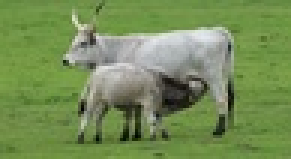
%> input picture week2/Gabor Segmentation/data/cows.jpg, 97 x 53 px, shrunk from 753 x 414 before the run (shown 3 times larger)
$ octave gabor_segmentation.m   (GNU Octave 9; MATLAB toolbox functions it lacks are replaced by stand-ins)
%> lines starting %> are read from the running program, lines starting %| are printed output that depends on the picture; in (x1, y1, x2, y2) boxes, pixels count from 0 and x2, y2 are one past the last pixel; in counts of white or black regions, pixels touching at a corner belong together; the program's own positions count from 1
close all
clear all
%% Hyperparameters
k        = 2;      % number of clusters in k-means algorithm. By default,
                   % we consider k to be 2 in foreground-background segmentation task.
image_id = 'Cows-better'; % Identifier to switch between input images.
                   % Possible ids: 'Kobi',    'Polar', 'Robin-1'
                   %               'Robin-2', 'Cows'
padding = 'replicate'; % Padding chosen for imfilter(), e.g. 'symmetric', 'replicate', 'circular'
% Misc
err_msg  = 'Image not available.';

% Control settings
visFlag       = false;    %  Set to true to visualize filter responses.
smoothingFlag = true;   %  Set to true to postprocess filter outputs.

%% Read image
switch image_id
    case 'Kobi'
        img = imread('kobi.png');
        resize_factor = 0.25;
    case 'Kobi-better'
        img = imread('kobi.png');
        resize_factor = 0.25;
    case 'Polar'
        img = imread('./data/polar-bear-hiding.jpg');
        resize_factor = 0.75;
    case 'Robin-1'
        img = imread('./data/robin-1.jpg');
        resize_factor = 1;
    case 'Robin-2'
        img = imread('./data/robin-2.jpg');
        resize_factor = 0.5;
    case 'Cows'
        img = imread('./data/cows.jpg');
        resize_factor = 0.5;
    case 'Cows-better'
        img = imread('./data/cows.jpg');
%> img is the input picture: size 53x97x3 uint8; mean R, G, B 117.6, 141.8, 86.2
        resize_factor = 0.5;
    case 'SciencePark'
        img = imread('./data/sciencepark.jpg');
        img = permute(img,[2,1,3]);
        resize_factor = 0.2;

    otherwise
        error(err_msg)
end

% Image adjustments
img      = imresize(img,resize_factor);
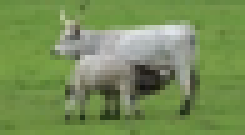
%> img: size 27x49x3 uint8 (shown 5 times larger); mean R, G, B 117.6, 141.8, 86.2
img_gray = rgb2gray(img);
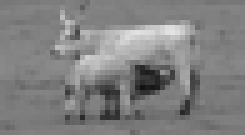
%> img_gray: size 27x49 uint8 (shown 5 times larger); min 18, max 227, mean 128.2

% Display image
figure(1), imshow(img), title(sprintf('Input image: %s', image_id));

%% Design array of Gabor Filters
% In this code section, you will create a Gabor Filterbank. A filterbank is
% a collection of filters with varying properties (e.g. {shape, texture}).
% A Gabor filterbank consists of Gabor filters of distinct orientations
% and scales. We will use this bank to extract texture information from the
% input image.

[numRows, numCols, ~] = size(img);
%> numRows = 27; numCols = 49

% Estimate the minimum and maximum of the wavelengths for the sinusoidal
% carriers.
% ** This step is pretty much standard, therefore, you don't have to
%    worry about it. It is cycles in pixels. **
lambdaMin = 4/sqrt(2);
lambdaMax = hypot(numRows,numCols);
%> lambdaMax = 55.95

% Specify the carrier wavelengths.
% (or the central frequency of the carrier signal, which is 1/lambda)
n = floor(log2(lambdaMax/lambdaMin));
%> n = 4
lambdas = 2.^(0:(n-2)) * lambdaMin;
%> lambdas = [2.83 5.66 11.31]

% Define the set of orientations for the Gaussian envelope.
dTheta      = 2*pi/8;                  % \\ the step size
orientations = 0:dTheta:(pi/2);

% Define the set of sigmas for the Gaussian envelope. Sigma here defines
% the standard deviation, or the spread of the Gaussian.
sigmas = [0,4,0.6,8];

% Now you can create the filterbank. We provide you with a MATLAB struct
% called gaborFilterBank in which we will hold the filters and their
% corresponding parameters such as sigma, lambda and etc.
% ** All you need to do is to implement createGabor(). Rest will be handled
%    by the provided code block. **
gaborFilterBank = struct();
tic
filterNo = 1;
for ii = 1:length(lambdas)
    for jj  = 1:length(sigmas)
        for ll = 1:length(orientations)
            % Filter parameter configuration for this filter.
            lambda = lambdas(ii);
            sigma  = sigmas(jj);
            theta  = orientations(ll);
            psi    = 0;
            gamma  = 0.5;

            % Create a Gabor filter with the specs above.
            % (We also record the settings in which they are created. )
            % // TODO: Implement the function createGabor() following
            %          the guidelines in the given function template.
            %          ** See createGabor.m for instructions ** //
            gaborFilterBank(filterNo).filterPairs = createGabor( sigma, theta, lambda, psi, gamma );
            gaborFilterBank(filterNo).sigma       = sigma;
            gaborFilterBank(filterNo).lambda      = lambda;
            gaborFilterBank(filterNo).theta       = theta;
            gaborFilterBank(filterNo).psi         = psi;
            gaborFilterBank(filterNo).gamma       = gamma;
            filterNo = filterNo+1;
        end
    end
end
%> after the loop, filterNo = 37
ctime = toc;

fprintf('--------------------------------------\n \t\tDetails\n--------------------------------------\n')
fprintf('Total number of filters       : %d \n', length(gaborFilterBank));
%| Total number of filters       : 36
fprintf('Number of scales (sigma)      : %d \n', length(sigmas));
fprintf('Number of orientations (theta): %d \n', length(orientations));
fprintf('Number of carriers (lambda)   : %d \n', length(lambdas));
%| Number of carriers (lambda)   : 3
fprintf('--------------------------------------\n')
fprintf('Filter bank created in %.3f seconds.\n', ctime);
fprintf('--------------------------------------\n')

%% Filter images using Gabor filter bank using quadrature pairs (real and imaginary parts)
% You will now filter the input image with each complex Gabor filter in
% gaborFilterBank structure and store the output in the cell called
% featureMaps.
% // Hint-1: Apply both the real imaginary parts of each kernel
%            separately in the spatial domain (i.e. over the image). //
% // Hint-2: Assign each output (i.e. real and imaginary parts) in
%            variables called real_out and imag_out. //
% // Hint-3: Use built-in MATLAB function, imfilter, to convolve the filter
%            with the input image. Type in the command window the following
%            command for more information: doc imfilter. Check the options
%            for padding. Find the one that works well. You might want to
%            explain what works better and why shortly in the report.
featureMaps = cell(length(gaborFilterBank),1);
for jj = 1 : length(gaborFilterBank)
    % \\TODO: filter the grayscale input with real part of the Gabor
    real_out =  imfilter(img_gray, gaborFilterBank(jj).filterPairs(:, :, 1), padding, 'conv');
    % \\TODO: filter the grayscale input with imaginary part of the Gabor
    imag_out =  imfilter(img_gray, gaborFilterBank(jj).filterPairs(:, :, 2), padding, 'conv');
    featureMaps{jj} = cat(3, real_out, imag_out);

    % Visualize the filter responses if you wish.
    if visFlag
        figure(2),
        subplot(121), imshow(real_out), title(sprintf('Re[h(x,y)], \\lambda = %f, \\theta = %f, \\sigma = %f',gaborFilterBank(jj).lambda,...
                                                                                                              gaborFilterBank(jj).theta,...
                                                                                                              gaborFilterBank(jj).sigma));
        subplot(122), imshow(imag_out), title(sprintf('Im[h(x,y)], \\lambda = %f, \\theta = %f, \\sigma = %f',gaborFilterBank(jj).lambda,...
                                                                                                              gaborFilterBank(jj).theta,...
                                                                                                              gaborFilterBank(jj).sigma));
        pause(1)
    end
end
%> after the loop, featureMaps = 36 items


%% Compute the magnitude
% Now, you will compute the magnitude of the output responses.
% \\ Hint: (real_part^2 + imaginary_part^2)^(1/2) \\
featureMags =  cell(length(gaborFilterBank),1);
for jj = 1:length(featureMaps)
    real_part = featureMaps{jj}(:,:,1);
    imag_part = featureMaps{jj}(:,:,2);
    % \\TODO: Compute the magnitude here
    featureMags{jj} = hypot(double(real_part), double(imag_part));

    % Visualize the magnitude response if you wish.
    if visFlag
        figure(3),
        imshow(uint8(featureMags{jj})), title(sprintf('Re[h(x,y)], \\lambda = %f, \\theta = %f, \\sigma = %f',gaborFilterBank(jj).lambda,...
                                                                                                              gaborFilterBank(jj).theta,...
                                                                                                              gaborFilterBank(jj).sigma));
        pause(.3)
    end
end
%> this loop made 36 passes
%> after the loop, featureMags = 36 items

%% Prepare and Preprocess features
% You can think of each filter response as a sort of feature representation
% for the pixels. Now that you have numFilters = |gaborFilterBank| filters,
% we can represent each pixel by this many features.
% \\ Q: What kind of features do you think gabor filters might correspond to?

% You will now implement a smoothing operation over the magnitude images in
% featureMags.
% \\ Hint: For each i in [1, length(featureMags)], smooth featureMags{i}
%          using an appropriate first order Gaussian kernel.
% \\ Hint: doc imfilter, doc fspecial or doc imgaussfilt.
features = zeros(numRows, numCols, length(featureMags));
if smoothingFlag
    % \\TODO:
    %FOR_LOOP
        % i)  filter the magnitude response with appropriate Gaussian kernels
        % ii) insert the smoothed image into features(:,:,jj)
    %END_FOR
    for jj = 1:length(featureMags)
        % features(:,:,jj) = imgaussfilt(featureMags{jj}, 5, 'Padding', padding);
        features(:,:,jj) = imfilter(featureMags{jj}, fspecial('gaussian', 5, 1));
    end
else
    % Don't smooth but just insert magnitude images into the matrix
    % called features.
    for jj = 1:length(featureMags)
        features(:,:,jj) = featureMags{jj};
    end
end


% Reshape the filter outputs (i.e. tensor called features) of size
% [numRows, numCols, numFilters] into a matrix of size [numRows*numCols, numFilters]
% This will constitute our data matrix which represents each pixel in the
% input image with numFilters features.
features = reshape(features, numRows * numCols, []);


% Standardize features.
% \\ Hint: see http://ufldl.stanford.edu/wiki/index.php/Data_Preprocessing
%          for more information. \\
% \\ TODO: i)  Implement standardization on matrix called features.
%          ii) Return the standardized data matrix.
%features_mean = mean(features);
%features_std = std(features);
%features = (features - features_mean) ./ features_std;
features = zscore(features, 0, 2);

% (Optional) Visualize the saliency map using the first principal component
% of the features matrix. It will be useful to diagnose possible problems
% with the pipeline and filterbank.
coeff = pca(features);
feature2DImage = reshape(features*coeff(:,1),numRows,numCols);
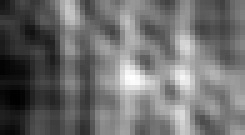
%> feature2DImage: size 27x49 double (shown 5 times larger); min -2.59, max 2.83, mean -0.254; drawn with min black and max white
figure(4)
imshow(feature2DImage,[]), title('Pixel representation projected onto first PC')


% Apply k-means algorithm to cluster pixels using the data matrix,
% features.
% \\ Hint-1: doc kmeans
% \\ Hint-2: use the parameter k defined in the first section when calling
%            MATLAB's built-in kmeans function.
tic
% \\TODO: Return cluster labels per pixel
pixLabels = kmeans(features, k);
%> pixLabels = 1323 values, max 2 at index 271, min 1 at index 1, mean 1.54
ctime = toc;
fprintf('Clustering completed in %.3f seconds.\n', ctime);


% Visualize the clustering by reshaping pixLabels into original grayscale
% input size [numRows numCols].
pixLabels = reshape(pixLabels,[numRows numCols]);
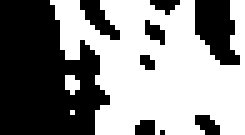
%> pixLabels: size 27x49 double (shown 5 times larger); values 1 (black) and 2 (white), 54.2% white; 9 black regions (6 under 20 px), largest, box (x1, y1, x2, y2) and area: (0, 0, 22, 27) 439, (39, 0, 48, 13) 81, (16, 0, 24, 8) 30

figure(5)
imshow(label2rgb(pixLabels)), title('Pixel clusters');
%> after `imshow(label2rgb(pixLabels))`:
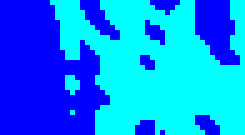
%> displayed picture: size 27x49x3, on the screen's scale of 0 to 255 (shown 5 times larger); mean R, G, B 0, 138.2, 255


% Use the pixLabels to visualize segmentation.
Aseg1 = zeros(size(img),'like',img);
%> Aseg1: size 27x49x3 uint8; every value is 0
Aseg2 = zeros(size(img),'like',img);
BW = pixLabels == 2;
BW = repmat(BW,[1 1 3]);
Aseg1(BW) = img(BW);
Aseg2(~BW) = img(~BW);
figure(6)
imshowpair(Aseg1,Aseg2,'montage')
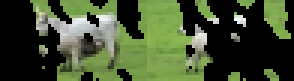
%> displayed picture: size 27x98x3, on the screen's scale of 0 to 255 (shown 3 times larger); mean R, G, B 65.6, 79.2, 48
fig=figure();
title=["result_", image_id, ".eps"];
baseFileName =  sprintf('./result_%s.eps', image_id);
%fullFileName = fullfile(folder, baseFileName);
imshow(Aseg1);
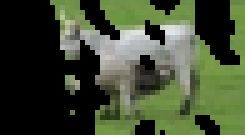
%> displayed picture: size 27x49x3, on the screen's scale of 0 to 255 (shown 5 times larger); mean R, G, B 64.8, 75.5, 50.6
saveas(fig, baseFileName, "epsc");
